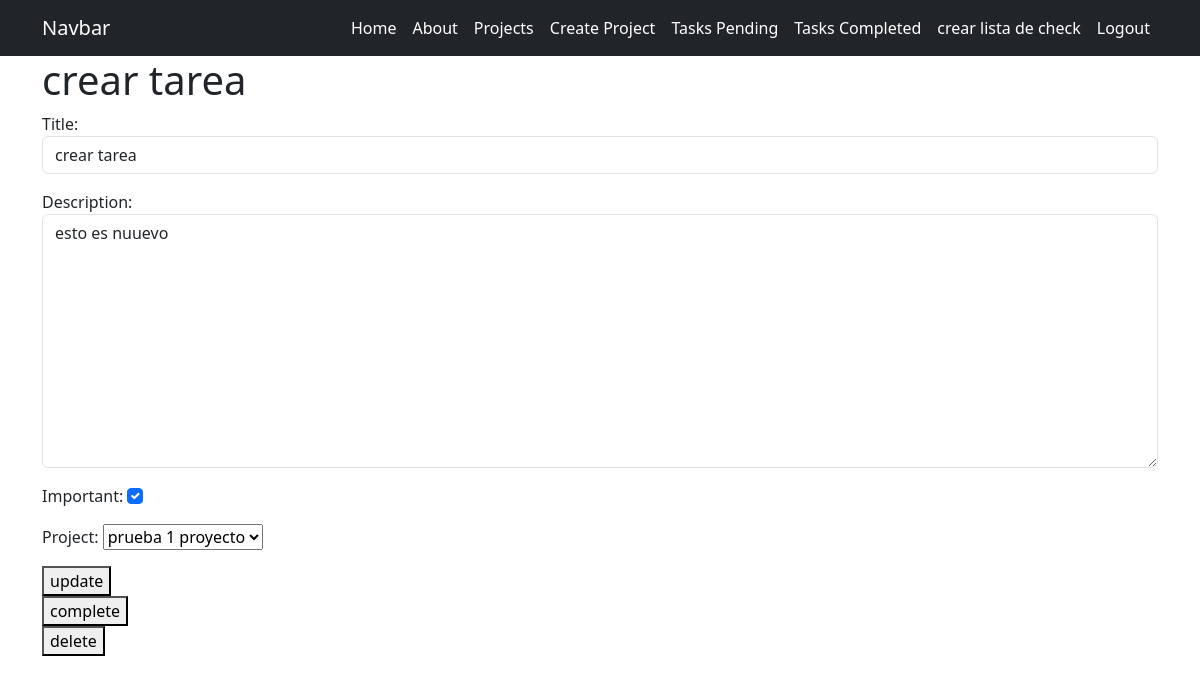
The app's page /tasks/5/ (signed in), older data.
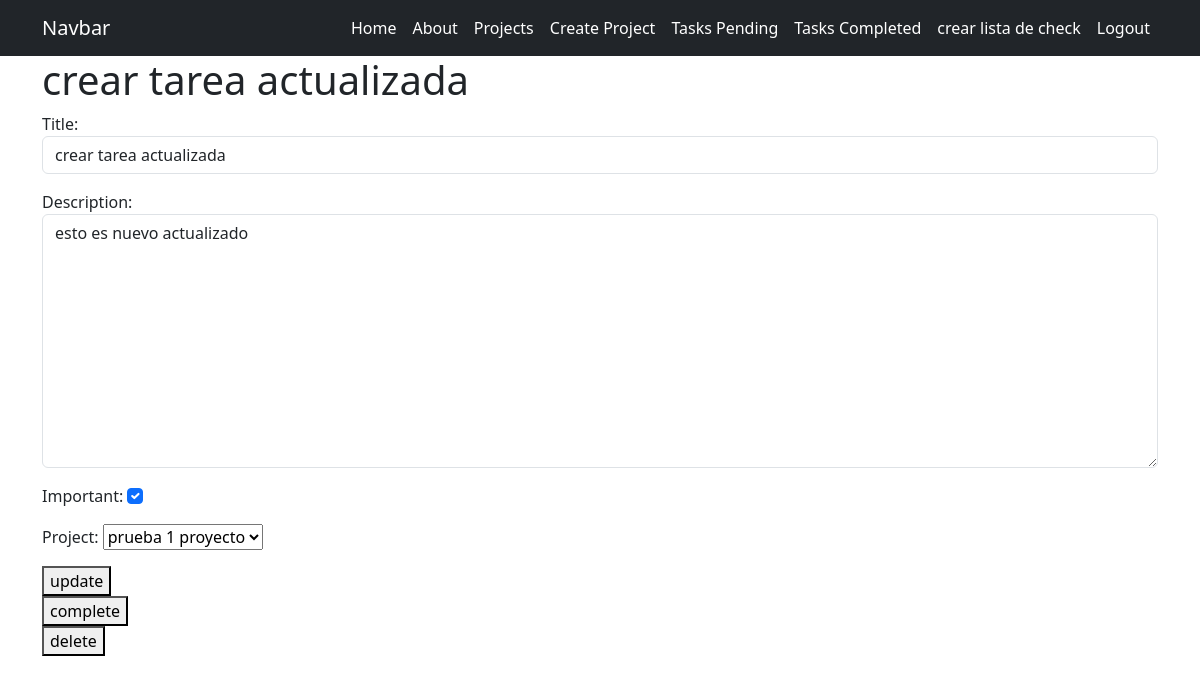
The same page, newer data.
### myapp/models.py (models this page shows, shortened)
class Task(models.Model):
    title = models.CharField(max_length=100)
    description = models.TextField(blank=True)
    created = models.DateTimeField(auto_now_add=True)
    datecompleted = models.DateTimeField(null=True, blank=True)
    important = models.BooleanField(default=False)
    project = models.ForeignKey(Project, on_delete=models.CASCADE)
    user = models.ForeignKey(User, on_delete=models.CASCADE)

### myapp/views.py (the view, shortened to what this page needs)
# urls.py: path('tasks/<int:task_id>/', views.task_detail, name='task_detail'),
@login_required
def task_detail(request, task_id):
    if request.method == 'GET':
        task = get_object_or_404(Task, id=task_id, user=request.user)
        form = TaskForm(instance=task)
        return render(request, 'tasks/task_detail.html', {
            'task': task,
            'form': form
        })

### myapp/forms.py
class TaskForm (forms.ModelForm):
    class Meta:
        model = Task
        fields = ['title', 'description', 'important', 'project']
        widgets = {
            'title': forms.TextInput(attrs={'class': 'form-control', 'placeholder': 'Título'}),
            'description': forms.Textarea(attrs={'class': 'form-control','placeholder': 'descripción' }),
            'important': forms.CheckboxInput(attrs={'class': 'form-check-input'}),
        }

### myapp/models.py (called while the page is built)
    def __str__(self):
        return str(self.name)

### myapp/templates/tasks/task_detail.html (shortened to what this page needs)
<!doctype html>
<html lang="en">
<head>
</head>
{%extends 'layouts/base.html' %}
{%block content%}
<body>
    <h1>{{task.title}}</h1>
    <form action="" method="post">
        {{form.as_p}}
          <button>
              update
          </button>
    </form>
<form action="{% url 'tasks_complete' task.id %}" method="post">
    <button>
        complete
    </button>
</form>
<form action="{% url 'delete_task' task.id %}" method="post">
    <button>
        delete
    </button>
</form>
</body>
{%endblock%}

Row changes from the older to the newer data that the page shows:
changed Task "prueba 1 proyecto": title "crear tarea" → "crear tarea actualizada"; description "esto es nuuevo" → "esto es nuevo actualizado"
